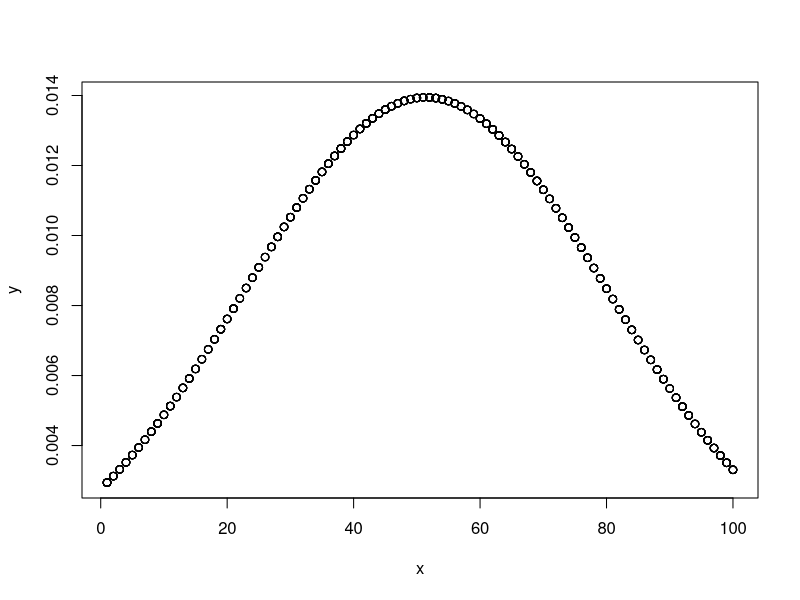

Write the R code that produced this figure.
#! /usr/bin/env Rscript
x <- sample(100,1000,replace=TRUE);

xt <- matrix(x,25,40);
#print(xt);
write.csv(xt,file="./sample.csv");
y <- dnorm(x,mean(x),sd(x));
pdf("./rst.pdf");
plot(x,y);
